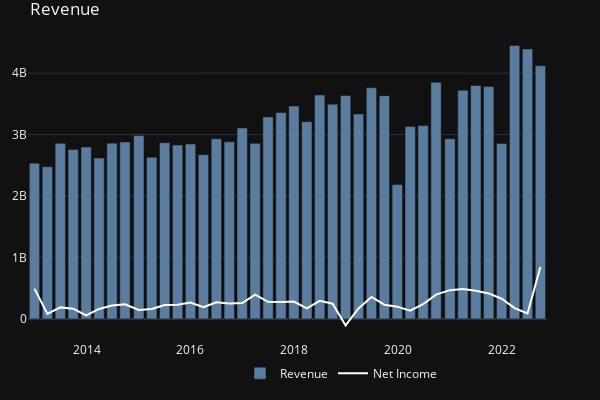
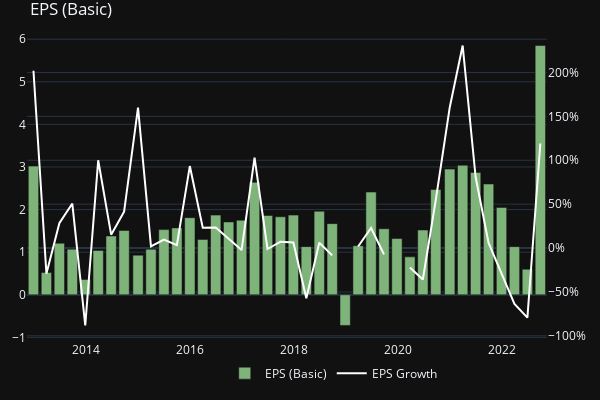
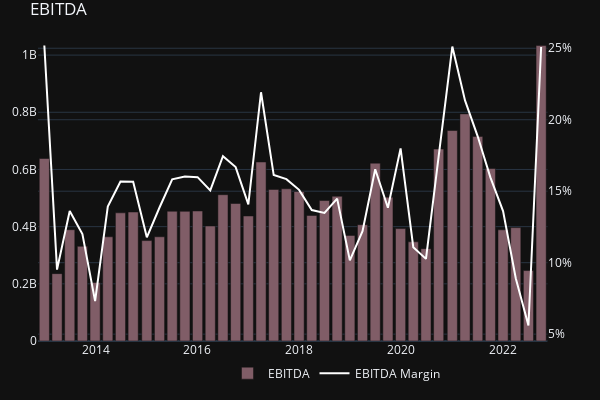
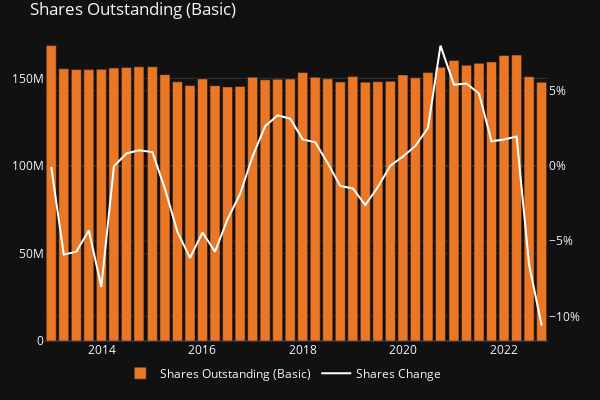

The code cell stored with these charts, in order, in its notebook:
### Code cell
revenue_plot = create_plot_bar_line('Revenue', 'Net Income', secondary_y=False) # Cost of Revenue
eps_plot = create_plot_bar_line('EPS (Basic)', 'EPS Growth', y2perc=True, bar_color='#7eb37a')
ebitda_plot = create_plot_bar_line('EBITDA', 'EBITDA Margin', y2perc=True, bar_color='#805d67')
shares_plot = create_plot_bar_line('Shares Outstanding (Basic)', 'Shares Change', y2perc=True, bar_color='#ea7726') 
fcf_plot = create_plot_bar_line('Free Cash Flow', 'Free Cash Flow Per Share', bar_color='#8d8b55')
profit_plot = create_plot_bar_line('Gross Profit', 'Operating Expenses', secondary_y=False, bar_color='#7c459c')
dividends_plot = create_plot_bar_line('Dividend Per Share', 'Dividend Growth', y2perc=True, bar_color='#03c03c')
margins_plot = create_line_plot(y=['Gross Margin', 'Operating Margin', 'Profit Margin', 'Free Cash Flow Margin'], title='Margins')
ema_plot = create_ema_plot([STOCK], emas=[10, 20, 30, 40, 50])
